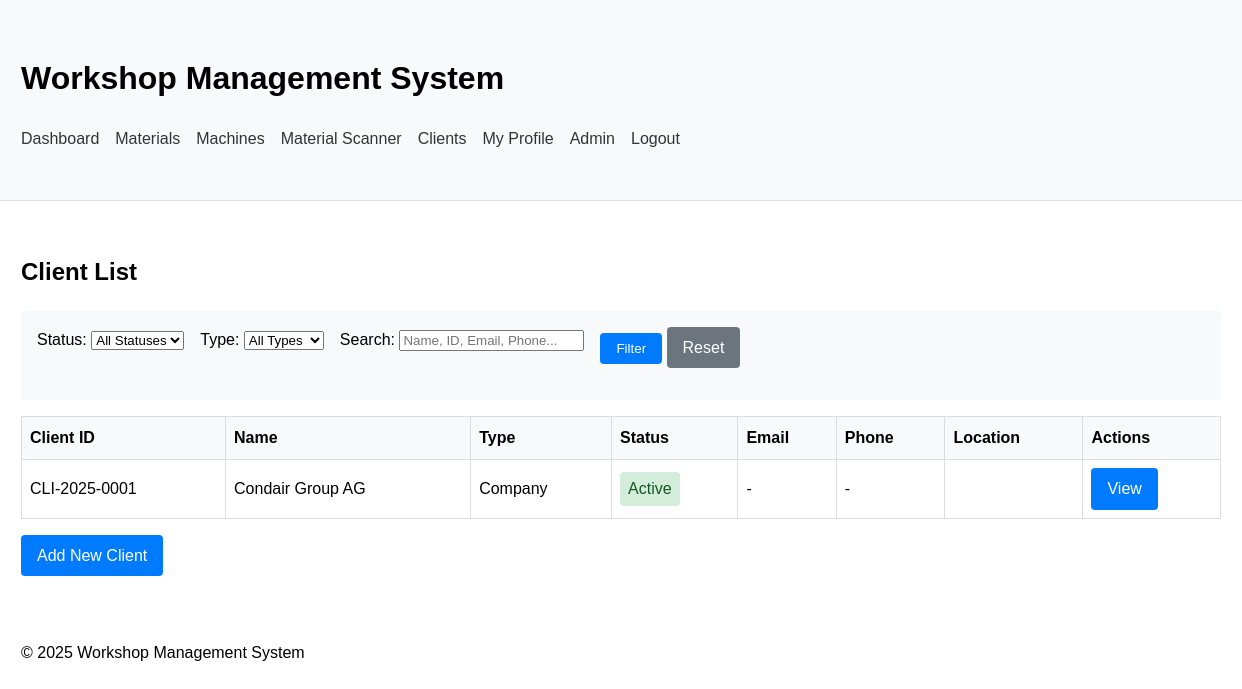
Page /clients/ (signed in) on the earlier database version.
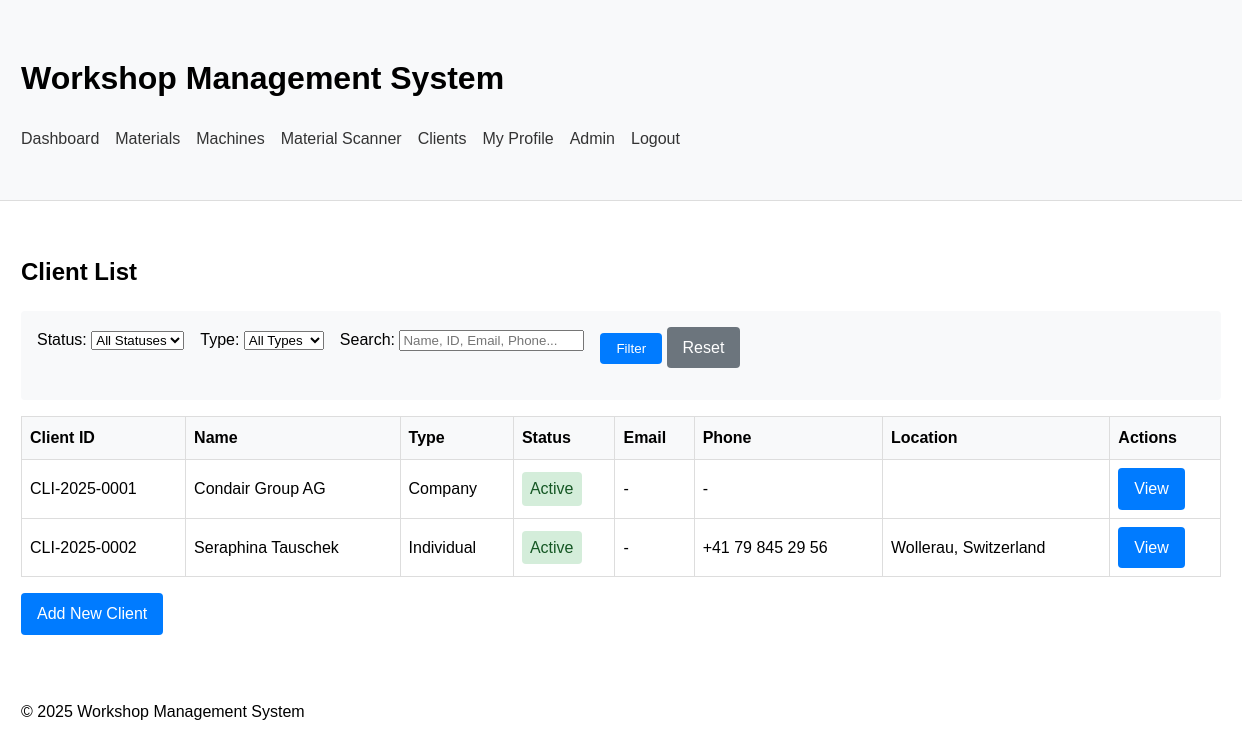
Same page on the later database version.
### workshop_app/models/client.py (models this page shows, shortened)
class Client(models.Model):
    CLIENT_TYPES = [
        ('company', 'Company'),
        ('individual', 'Individual'),
    ]
    STATUS_CHOICES = [
        ('active', 'Active'),
        ('inactive', 'Inactive'),
        ('prospect', 'Prospect'),
        ('former', 'Former'),
    ]
    client_id = models.CharField(max_length=20, unique=True, help_text="Unique client identifier")
    name = models.CharField(max_length=100, help_text="Company or individual name")
    type = models.CharField(max_length=10, choices=CLIENT_TYPES, default='company')
    industry = models.CharField(max_length=100, blank=True, help_text="Category of client's business")
    reference_source = models.CharField(max_length=100, blank=True, help_text="How the client found us")
    notes = models.TextField(blank=True, help_text="General notes about the client")
    status = models.CharField(max_length=10, choices=STATUS_CHOICES, default='active')
    created_date = models.DateTimeField(default=timezone.now)
    last_updated = models.DateTimeField(auto_now=True)
    primary_email = models.EmailField(blank=True)
    secondary_email = models.EmailField(blank=True)
    phone_number = models.CharField(max_length=20, blank=True)
    mobile_number = models.CharField(max_length=20, blank=True)
    website = models.URLField(blank=True)
    social_media = models.TextField(blank=True, help_text="Links to client's social profiles")
    street_address = models.CharField(max_length=100, blank=True)
    address_line_2 = models.CharField(max_length=100, blank=True)
    city = models.CharField(max_length=100, blank=True)
    state_province = models.CharField(max_length=100, blank=True)
    postal_code = models.CharField(max_length=20, blank=True)
    country = models.CharField(max_length=100, blank=True)
    tax_id = models.CharField(max_length=50, blank=True, help_text="Tax ID / VAT Number")
    payment_terms = models.CharField(max_length=50, blank=True, help_text="Net 30, COD, etc.")
    currency = models.CharField(max_length=10, blank=True, default="CHF")
    discount_rate = models.DecimalField(max_digits=5, decimal_places=2, null=True, blank=True)
    credit_limit = models.DecimalField(max_digits=10, decimal_places=2, null=True, blank=True)
    account_status = models.CharField(max_length=50, blank=True, help_text="Good Standing, Credit Hold, etc.")

### workshop_app/views/client_views.py (the view, shortened to what this page needs)
# urls.py: path('clients/', client_list, name='client_list'),
@login_required
def client_list(request):
    status_filter = request.GET.get('status', '')
    type_filter = request.GET.get('type', '')
    search_query = request.GET.get('search', '')
    clients = Client.objects.all().order_by('name')
    if status_filter:
        clients = clients.filter(status=status_filter)
    if type_filter:
        clients = clients.filter(type=type_filter)
    context = {
        'clients': clients,
        'status_choices': Client.STATUS_CHOICES,
        'type_choices': Client.CLIENT_TYPES,
        'selected_status': status_filter,
        'selected_type': type_filter,
        'search_query': search_query,
    }
    return render(request, 'workshop_app/clients/list.html', context)

### workshop_app/templates/workshop_app/clients/list.html (shortened to what this page needs)
{% extends 'workshop_app/base.html' %}
{% block content %}
    <h2>Client List</h2>
    <div class="filter-form">
        <form method="get">
            <div style="display: flex; gap: 1rem; margin-bottom: 1rem; flex-wrap: wrap;">
                <div>
                    <label for="status">Status:</label>
                    <select name="status" id="status" onchange="this.form.submit()">
                        <option value="">All Statuses</option>
                    </select>
                </div>
                <div>
                    <label for="type">Type:</label>
                    <select name="type" id="type" onchange="this.form.submit()">
                        <option value="">All Types</option>
                    </select>
                </div>
                <div>
                    <label for="search">Search:</label>
                    <input type="text" name="search" id="search" value="{{ search_query }}" placeholder="Name, ID, Email, Phone...">
                </div>
                <div>
                    <button type="submit" class="btn">Filter</button>
                    <a href="{% url 'workshop_app:client_list' %}" class="btn btn-secondary">Reset</a>
                </div>
            </div>
        </form>
    </div>
    <table>
        <thead>
            <tr>
                <th>Client ID</th>
                <th>Name</th>
                <th>Type</th>
                <th>Status</th>
                <th>Email</th>
                <th>Phone</th>
                <th>Location</th>
                <th>Actions</th>
            </tr>
        </thead>
        <tbody>
            {% for client in clients %}
                <tr>
                    <td>{{ client.client_id }}</td>
                    <td>{{ client.name }}</td>
                    <td>{{ client.get_type_display }}</td>
                    <td>
                        <span style="
                            display: inline-block;
                            padding: 0.25rem 0.5rem;
                            border-radius: 4px;
                            {% if client.status == 'active' %}
                                background-color: #d4edda;
                                color: #155724;
                            {% elif client.status == 'inactive' %}
                                background-color: #f8d7da;
                                color: #721c24;
                            {% elif client.status == 'prospect' %}
                                background-color: #fff3cd;
                                color: #856404;
                            {% else %}
                                background-color: #e2e3e5;
                                color: #383d41;
                            {% endif %}
                        ">
                            {{ client.get_status_display }}
                        </span>
                    </td>
                    <td>{{ client.primary_email|default:"-" }}</td>
                    <td>{{ client.phone_number|default:"-" }}</td>
                    <td>{{ client.city }}{% if client.city and client.country %}, {% endif %}{{ client.country }}</td>
                    <td>
                        <a href="{% url 'workshop_app:client_detail' client.client_id %}" class="btn">View</a>
                    </td>
                </tr>
            {% empty %}
                <tr>
                    <td colspan="8">No clients found.</td>
                </tr>
            {% endfor %}
        </tbody>
    </table>
    <div style="margin-top: 1rem;">
        <a href="{% url 'workshop_app:client_create' %}" class="btn">Add New Client</a>
    </div>
{% endblock %}

Differences in the rows shown:
added Client: client_id "CLI-2025-0002", name "Seraphina Tauschek", type "Individual", status "Active", primary_email "-", phone_number "+41 79 845 29 56", city "Wollerau", country "Switzerland"
